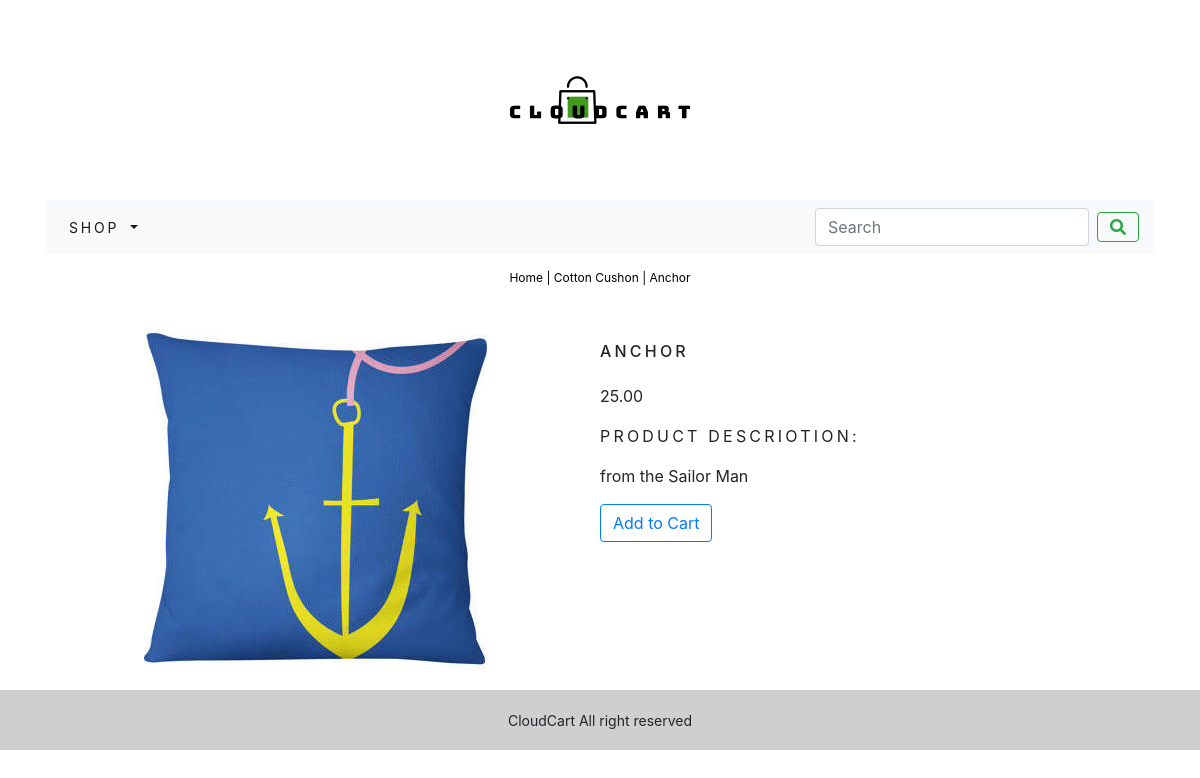
/shop/cotton-cushon/anchor/, run on the app's committed database.
### shop/models.py (models this page shows, shortened)
class Product(models.Model):
    name = models.CharField(max_length=250, unique=True)
    slug = models.SlugField(max_length=250, unique=True)
    description = models.TextField(blank=True)
    category= models.ForeignKey(Category, on_delete=models.CASCADE)
    price = models.DecimalField(max_digits=10 , decimal_places=2)
    image = models.ImageField(upload_to='product', blank=True)
    stock = models.IntegerField()
    available = models.BooleanField(default=True)
    created = models.DateTimeField(auto_now_add=True)
    updated = models.DateTimeField(auto_now=True)
    class Meta:
        ordering = ('name',)
        verbose_name = 'product'
        verbose_name_plural = 'products'

class Category(models.Model):
    name = models.CharField(max_length=250, unique=True)
    slug = models.SlugField(max_length=250, unique=True)
    description = models.TextField(blank=True)
    image = models.ImageField(upload_to='category', blank=True)
    class Meta:
        ordering = ('name',)
        verbose_name = 'category'
        verbose_name_plural = 'categories'
    def get_url(self):
        return reverse('shop:products_by_category', args=[self.slug])
    def __str__(self):
        return '{}'.format(self.name)

### shop/views.py (the view)
# urls.py: path('<slug:c_slug>/<slug:product_slug>/', views.ProdCatDetail, name='ProdCatDetail'),
def ProdCatDetail(request, c_slug, product_slug):
    try:
        product = Product.objects.get(category__slug=c_slug, slug=product_slug)
    except Exception as e:
        raise e
    return render(request, 'shop/product.html', {'product':product})

### cart/context_processors.py (called while the page is built)
def counter(request):
    item_count = 0
    if 'admin' in request.path:
        return {}
    else:
        try:
            cart = Cart.objects.filter(cart_id=_cart_id(request))
            cart_items = CartItem.objects.all().filter(cart=cart[:1])
            for cart_item in cart_items:
                item_count += cart_item.quantity
        except Cart.DoesNotExist:
            item_count = 0
    return dict(item_count = item_count)

### cart/views.py (called while the page is built)
def _cart_id(request):
    cart = request.session.session_key
    if not cart:
        cart = request.session.create()
    return cart

### shop/context_processors.py (called while the page is built)
def menu_links(request):
    links = Category.objects.all()
    return dict(links=links)

### shop/templates/shop/product.html (shortened to what this page needs)
{% extends "base.html" %}
{% load staticfiles %}
{% block content %}
    <div class="row my_prod_row_class">
        <div class="mx-auto">
            <p><a href="{% url 'shop:allProdCat' %}">Home | <a href="{{ product.category.get_url }}"> {{ product.category }} </a> | {{ product.name }} </a></p>
        </div>
        <div class="container">
            <br>
            <div class="row">
                <div class="col-12 col-sm-12 col-md-12 col-lg-6 text-center">
                    <div style="min-width: 18rem;">
                        <img src="{{ product.image.url }}" alt="product.name">
                    </div>
                </div>
                <div>
                    <div>
                        <h1 class="my_prod_title">{{ product.name }}</h1>
                        <p>{{ product.price }}</p>
                        <p class="my_title"> Product Descriotion: </p>
                        <p class="text-justify my_prod_text"> {{ product.description }}</p>
                        {% if product.stock <= 0 %}
                            <p class="text-justify my_prod_text"> <b>Out of stock </b></p>
                        {% else %}
                            <a class="btn btn-outline-primary" href="{% url 'cart:add_cart' product.id %}">Add to Cart </a>
                        {% endif %}
                    </div>
                </div>
            </div>
        </div>
    </div>
{% endblock %}

### static/css/custom.css (style rules this page uses)
body { font-family: 'Bellota Text', cursive; }
.my_title { font-size: 16px; text-transform: uppercase; letter-spacing: .2em; }
.my_prod_row_class { padding-top: 15px; padding-bottom: 20px; }
.my_prod_row_class .mx-auto p { color: #000; font-size: 12px; }
.my_prod_row_class .mx-auto p a { color: #000; font-size: 12px; text-transform: none ; }
.my_prod_title { font-size: 16px; text-transform: uppercase; letter-spacing: .2em; padding-top: 15px; padding-bottom: 15px; }
.my_prod_text { padding-right: 20px; }

### data on the page
Product: category "Cotton Cushon", name "Anchor", image (picture), name "ANCHOR", price "25.00", description "from the Sailor Man"
